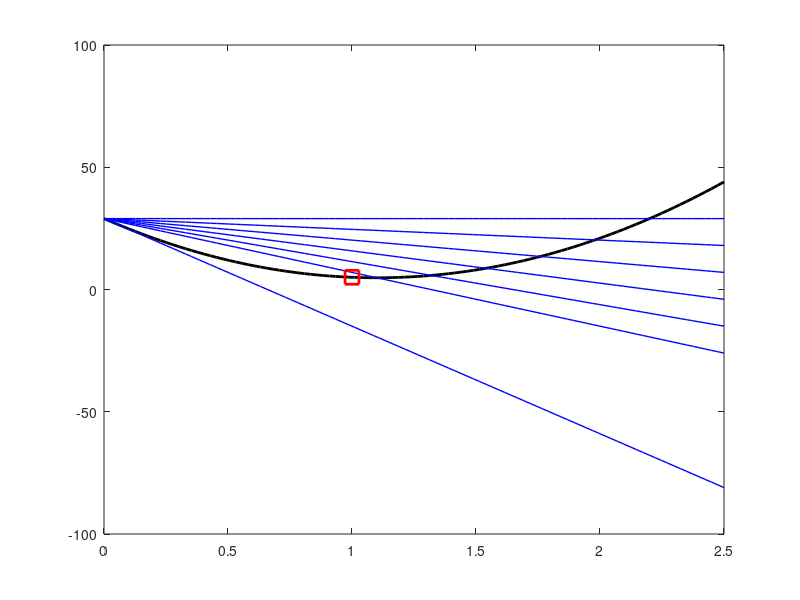

MATLAB code to generate this figure: (Note: this script raises an error after producing the figure.)
% Definicje funkcji
% phi_rys3 = @(s) 40*s.^3 + 20*s.^2 - 44*s + 29;
phi_rys3 = @(s) 20*s.^2 -44*s + 29;
dphi_rys3 = @(s) 40*s - 44; % Pochodna funkcji phi
 
% Parametry początkowe
s = 1;
alpha = 0.3; % Zmieniony parametr alpha
beta = 1;
 
% Pętla backtracking search
% while phi_rys3(s) >= phi_rys3(0) + alpha*dphi_rys3(0)*s
 
steps = [s];
i = 2;
 
while phi_rys3(s) >= 29 - alpha * 44 * s
    s = beta*s;
    steps(i) = s;
    i = i + 1;
 
end
 
% Wygenerowanie wykresu
s_values = linspace(0, 2.5, 100);
plot(s_values, phi_rys3(s_values), 'black', 'LineWidth', 2); hold on;
 
plot(s_values, phi_rys3(0) + dphi_rys3(0)*s_values, 'b', 'LineWidth', 1);
plot(s_values, phi_rys3(0) + alpha*dphi_rys3(0)*s_values, 'b', 'LineWidth', 1);
plot(s_values, phi_rys3(0) + 0*dphi_rys3(0)*s_values, 'b', 'LineWidth', 1);
plot(s_values, phi_rys3(0) + 0.1*dphi_rys3(0)*s_values, 'b', 'LineWidth', 1);
plot(s_values, phi_rys3(0) + 0.2*dphi_rys3(0)*s_values, 'b', 'LineWidth', 1);
plot(s_values, phi_rys3(0) + 0.4*dphi_rys3(0)*s_values, 'b', 'LineWidth', 1);
plot(s_values, phi_rys3(0) + 0.5*dphi_rys3(0)*s_values, 'b', 'LineWidth', 1);
 
points_red = [];
 
for i = 1:length(steps)
    points_red(i) = phi_rys3(steps(i));
end
 
points_black = [];
 
for i = 1:length(steps)
    points_black(i) = 0.3*dphi_rys3(i);
end
 
plot(steps, points_red, 'rs', 'MarkerSize', 10, 'LineWidth', 2);
plot(steps, points_black, 'BlackSquare', 'MarkerSize', 10, 'LineWidth', 2);
 
legend('\phi(s) = 20s^2 -44s + 29',"y(s) = \phi(0) + \alpha\phi'(0)s", 'Location', 'NorthEast');
title('Metoda backtracking search dla \phi(s) = 20s^2 - 44s + 29');
xlabel('s');
ylabel('\phi(s)');
ylim([-30 50])
xlim([0 2.5])
grid on;
hold off;